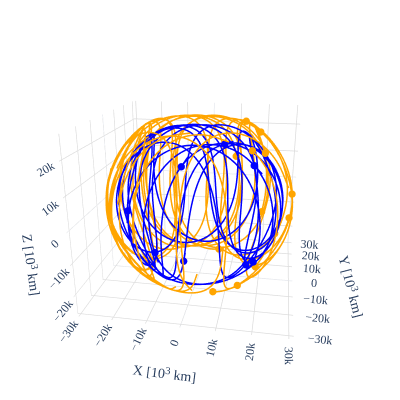

Notebook source saved alongside this figure:
### Markdown cell above
### Plot orbits

### Code cell
# plot orbits and clock biases
fig = go.Figure()

pnt.plot.plot_body(fig, pnt.EARTH, size_factor=5)
# get position of moon
e2m_eci = pnt.get_body_pos_vel(tspan_tai, pnt.EARTH, pnt.MOON, pnt.ECI)

orbit_colors = {
    "G": "blue",  # GPS
    "E": "orange",  # GALILEO
    "C": "green",  # BEIDOU
    "R": "purple",  # GLONASS
    "J": "red",  # QZSS
}

gnss_consts = ["G", "E", "C", "R", "J"]  # GPS, GALILEO, BEIDOU, QZSS

# gnss
for gnss_const in gnss_consts:
    sat_idx = [i for i, sat in enumerate(unique_sats) if sat.startswith(gnss_const)]
    pnt.plot.plot_orbits(
        fig, 
        # get_rv(sp3, sat_idx[0]),
        rv_list[sat_idx, :, :], 
        # rv_sats_sp3[sat_idx, :, :], 
        t=0, 
        color=orbit_colors[gnss_const]
    )
# plot moon direction
# pnt.plot.plot_arrow3(fig, np.zeros(3), e2m_eci[:, :3]/10, length = 1.5, tip = 0.2, color='gray')
pnt.plot.plot_arrow3(fig, np.zeros(3), e2m_eci[:, :3]/10, length_scale = 1.5, tip_scale = 0.2, color='gray')
pnt.plot.set_view(fig, -80, 20, 2.5)
fig.update_layout(showlegend=True, width=400, height=400)
fig.show()

# # plot clock biases
# Cms = 299792458  # Convert clock bias from seconds to meters
# plt.figure(figsize=(6, 3))
# for i, sat in enumerate(sats_list_sp3):
#     plt.plot(
#         tspan_tai - tspan_tai[0],
#         (clock_sats_sp3[i] - clock_sats_sp3[i][0]) * Cms,
#         label=f"Satellite {sat}",
#         alpha=0.7,
#     )
# plt.title("Clock Biases for Satellites")
# plt.xlabel("Time [s]")
# plt.ylabel("Clock Bias [m]")
# plt.grid()
# plt.show()

### Figure 1 — Plotly figure (JSON) as saved in the notebook; plotly's stock layout.template omitted (floating-point values rounded to 4 significant figures; data arrays with more than 128 entries replaced by an {"elided": "..."} marker saying what was removed)
{"data": [{"colorscale": [[0, "rgb(10, 10, 49)"], [0.03226, "rgb(186, 184, 179)"], [0.06452, "rgb(45, 61, 14)"], [0.09677, "rgb(118, 110, 69)"], [0.129, "rgb(251, 251, 252)"], [0.1613, "rgb(156, 151, 142)"], [0.1935, "rgb(242, 210, 156)"], [0.2258, "rgb(115, 122, 127)"], [0.2581, "rgb(101, 98, 56)"], [0.2903, "rgb(56, 71, 20)"], [0.3226, "rgb(164, 140, 99)"], [0.3548, "rgb(70, 72, 33)"], [0.3871, "rgb(236, 231, 221)"], [0.4194, "rgb(3, 6, 24)"], [0.4516, "rgb(92, 96, 100)"], [0.4839, "rgb(211, 209, 205)"], [0.5161, "rgb(216, 184, 135)"], [0.5484, "rgb(33, 50, 8)"], [0.5806, "rgb(252, 240, 183)"], [0.6129, "rgb(153, 157, 162)"], [0.6452, "rgb(20, 20, 56)"], [0.6774, "rgb(148, 112, 75)"], [0.7097, "rgb(67, 74, 69)"], [0.7419, "rgb(84, 87, 43)"], [0.7742, "rgb(171, 169, 164)"], [0.8065, "rgb(20, 27, 20)"], [0.8387, "rgb(187, 162, 118)"], [0.871, "rgb(203, 196, 186)"], [0.9032, "rgb(43, 49, 48)"], [0.9355, "rgb(137, 140, 142)"], [0.9677, "rgb(68, 87, 28)"], [1, "rgb(140, 129, 84)"]], "i": {"elided": "41616 int values"}, "intensity": {"elided": "41616 float values"}, "intensitymode": "cell", "j": {"elided": "41616 int values"}, "k": {"elided": "41616 int values"}, "showscale": false, "type": "mesh3d", "x": {"elided": "21115 float values"}, "y": {"elided": "21115 float values"}, "z": {"elided": "21115 float values"}}, {"line": {"color": "blue", "width": 3}, "mode": "lines", "name": "sat_lines", "showlegend": false, "type": "scatter3d", "x": {"elided": "289 float values"}, "y": {"elided": "289 float values"}, "z": {"elided": "289 float values"}}, {"line": {"color": "blue", "width": 3}, "mode": "lines", "name": "sat_lines", "showlegend": false, "type": "scatter3d", "x": {"elided": "289 float values"}, "y": {"elided": "289 float values"}, "z": {"elided": "289 float values"}}, {"line": {"color": "blue", "width": 3}, "mode": "lines", "name": "sat_lines", "showlegend": false, "type": "scatter3d", "x": {"elided": "289 float values"}, "y": {"elided": "289 float values"}, "z": {"elided": "289 float values"}}, {"line": {"color": "blue", "width": 3}, "mode": "lines", "name": "sat_lines", "showlegend": false, "type": "scatter3d", "x": {"elided": "289 float values"}, "y": {"elided": "289 float values"}, "z": {"elided": "289 float values"}}, {"line": {"color": "blue", "width": 3}, "mode": "lines", "name": "sat_lines", "showlegend": false, "type": "scatter3d", "x": {"elided": "289 float values"}, "y": {"elided": "289 float values"}, "z": {"elided": "289 float values"}}, {"line": {"color": "blue", "width": 3}, "mode": "lines", "name": "sat_lines", "showlegend": false, "type": "scatter3d", "x": {"elided": "289 float values"}, "y": {"elided": "289 float values"}, "z": {"elided": "289 float values"}}, {"line": {"color": "blue", "width": 3}, "mode": "lines", "name": "sat_lines", "showlegend": false, "type": "scatter3d", "x": {"elided": "289 float values"}, "y": {"elided": "289 float values"}, "z": {"elided": "289 float values"}}, {"line": {"color": "blue", "width": 3}, "mode": "lines", "name": "sat_lines", "showlegend": false, "type": "scatter3d", "x": {"elided": "289 float values"}, "y": {"elided": "289 float values"}, "z": {"elided": "289 float values"}}, {"marker": {"color": "blue", "line": {"color": "blue", "width": 0.5}, "size": 4}, "mode": "markers", "name": "sat_markers", "showlegend": false, "type": "scatter3d", "x": [-1398.0, 17730.0, -8547.0, -34.5, 18640.0, 9337.0, 15800.0, -17450.0], "y": [-20260.0, -11850.0, -24070.0, -25090.0, -12190.0, -12250.0, -1945.0, -19950.0], "z": [16910.0, 15830.0, -7627.0, -9034.0, -14250.0, 21740.0, -20840.0, 2855.0]}, {"line": {"color": "orange", "width": 3}, "mode": "lines", "name": "sat_lines", "showlegend": false, "type": "scatter3d", "x": {"elided": "289 float values"}, "y": {"elided": "289 float values"}, "z": {"elided": "289 float values"}}, {"line": {"color": "orange", "width": 3}, "mode": "lines", "name": "sat_lines", "showlegend": false, "type": "scatter3d", "x": {"elided": "289 float values"}, "y": {"elided": "289 float values"}, "z": {"elided": "289 float values"}}, {"line": {"color": "orange", "width": 3}, "mode": "lines", "name": "sat_lines", "showlegend": false, "type": "scatter3d", "x": {"elided": "289 float values"}, "y": {"elided": "289 float values"}, "z": {"elided": "289 float values"}}, {"line": {"color": "orange", "width": 3}, "mode": "lines", "name": "sat_lines", "showlegend": false, "type": "scatter3d", "x": {"elided": "289 float values"}, "y": {"elided": "289 float values"}, "z": {"elided": "289 float values"}}, {"line": {"color": "orange", "width": 3}, "mode": "lines", "name": "sat_lines", "showlegend": false, "type": "scatter3d", "x": {"elided": "289 float values"}, "y": {"elided": "289 float values"}, "z": {"elided": "289 float values"}}, {"line": {"color": "orange", "width": 3}, "mode": "lines", "name": "sat_lines", "showlegend": false, "type": "scatter3d", "x": {"elided": "289 float values"}, "y": {"elided": "289 float values"}, "z": {"elided": "289 float values"}}, {"line": {"color": "orange", "width": 3}, "mode": "lines", "name": "sat_lines", "showlegend": false, "type": "scatter3d", "x": {"elided": "289 float values"}, "y": {"elided": "289 float values"}, "z": {"elided": "289 float values"}}, {"line": {"color": "orange", "width": 3}, "mode": "lines", "name": "sat_lines", "showlegend": false, "type": "scatter3d", "x": {"elided": "289 float values"}, "y": {"elided": "289 float values"}, "z": {"elided": "289 float values"}}, {"line": {"color": "orange", "width": 3}, "mode": "lines", "name": "sat_lines", "showlegend": false, "type": "scatter3d", "x": {"elided": "289 float values"}, "y": {"elided": "289 float values"}, "z": {"elided": "289 float values"}}, {"line": {"color": "orange", "width": 3}, "mode": "lines", "name": "sat_lines", "showlegend": false, "type": "scatter3d", "x": {"elided": "289 float values"}, "y": {"elided": "289 float values"}, "z": {"elided": "289 float values"}}, {"line": {"color": "orange", "width": 3}, "mode": "lines", "name": "sat_lines", "showlegend": false, "type": "scatter3d", "x": {"elided": "289 float values"}, "y": {"elided": "289 float values"}, "z": {"elided": "289 float values"}}, {"line": {"color": "orange", "width": 3}, "mode": "lines", "name": "sat_lines", "showlegend": false, "type": "scatter3d", "x": {"elided": "289 float values"}, "y": {"elided": "289 float values"}, "z": {"elided": "289 float values"}}, {"line": {"color": "orange", "width": 3}, "mode": "lines", "name": "sat_lines", "showlegend": false, "type": "scatter3d", "x": {"elided": "289 float values"}, "y": {"elided": "289 float values"}, "z": {"elided": "289 float values"}}, {"marker": {"color": "orange", "line": {"color": "orange", "width": 0.5}, "size": 4}, "mode": "markers", "name": "sat_markers", "showlegend": false, "type": "scatter3d", "x": [13420.0, 18630.0, 20600.0, 28860.0, 29030.0, 24580.0, 13870.0, 8956.0, 18840.0, 7293.0, 19460.0, 4519.0, 17120.0], "y": [10430.0, 179.2, -9618.0, 3666.0, -3017.0, 9087.0, -9618.0, 26990.0, 937.9, -18260.0, 19810.0, 15820.0, -12970.0], "z": [24240.0, 22990.0, 18950.0, -5489.0, 4998.0, -13780.0, -24320.0, 8217.0, -22830.0, -22130.0, -10230.0, -24600.0, 20380.0]}, {"marker": {"color": "green", "line": {"color": "green", "width": 0.5}, "size": 4}, "mode": "markers", "name": "sat_markers", "showlegend": false, "type": "scatter3d", "x": [], "y": [], "z": []}, {"marker": {"color": "purple", "line": {"color": "purple", "width": 0.5}, "size": 4}, "mode": "markers", "name": "sat_markers", "showlegend": false, "type": "scatter3d", "x": [], "y": [], "z": []}, {"marker": {"color": "red", "line": {"color": "red", "width": 0.5}, "size": 4}, "mode": "markers", "name": "sat_markers", "showlegend": false, "type": "scatter3d", "x": [], "y": [], "z": []}, {"line": {"color": "gray", "width": 2}, "mode": "lines", "showlegend": false, "type": "scatter3d", "x": [0, -55.44], "y": [0, -21.79], "z": [0, -12.24]}, {"colorscale": [[0, "gray"], [1, "gray"]], "showlegend": false, "showscale": false, "type": "cone", "u": [-7.393], "v": [-2.905], "w": [-1.632], "x": [-55.44], "y": [-21.79], "z": [-12.24]}], "layout": {"font": {"family": "serif", "size": 12}, "height": 400, "legend": {"bgcolor": "rgba(255, 255, 255, 0.5)", "x": 0.9, "xanchor": "right", "y": 0.85, "yanchor": "top"}, "margin": {"b": 10, "l": 10, "r": 10, "t": 10}, "scene": {"aspectmode": "data", "camera": {"center": {"x": 0, "y": 0, "z": 0}, "eye": {"x": 0.4079, "y": -2.314, "z": 0.8551}, "up": {"x": 0, "y": 0, "z": 1}}, "xaxis": {"gridcolor": "rgb(220,220,220)", "gridwidth": 1.5, "linecolor": "rgb(220,220,220)", "linewidth": 1.5, "mirror": true, "showline": false, "title": {"text": "X [10<sup>3</sup> km]"}}, "yaxis": {"gridcolor": "rgb(220,220,220)", "gridwidth": 1.5, "linecolor": "rgb(220,220,220)", "linewidth": 1.5, "mirror": true, "showline": false, "title": {"text": "Y [10<sup>3</sup> km]"}}, "zaxis": {"gridcolor": "rgb(220,220,220)", "gridwidth": 1.5, "linecolor": "rgb(220,220,220)", "linewidth": 1.5, "mirror": true, "showline": false, "title": {"text": "Z [10<sup>3</sup> km]"}}}, "showlegend": true, "width": 400}}
